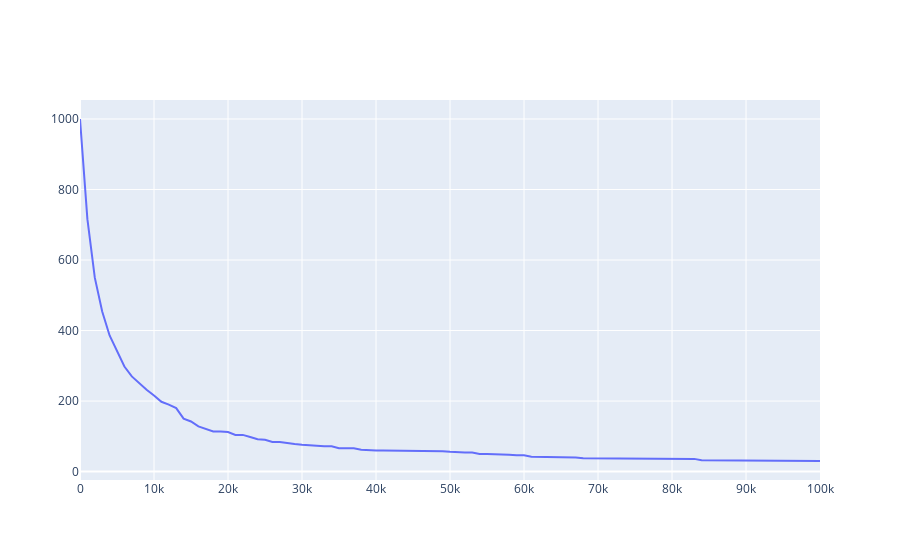

Here is the notebook cell this chart was saved with:
### Code cell
import plotly.graph_objects as go
fig=go.Figure()
fig.add_trace(go.Scatter(x=time,y=Nmonomer))
